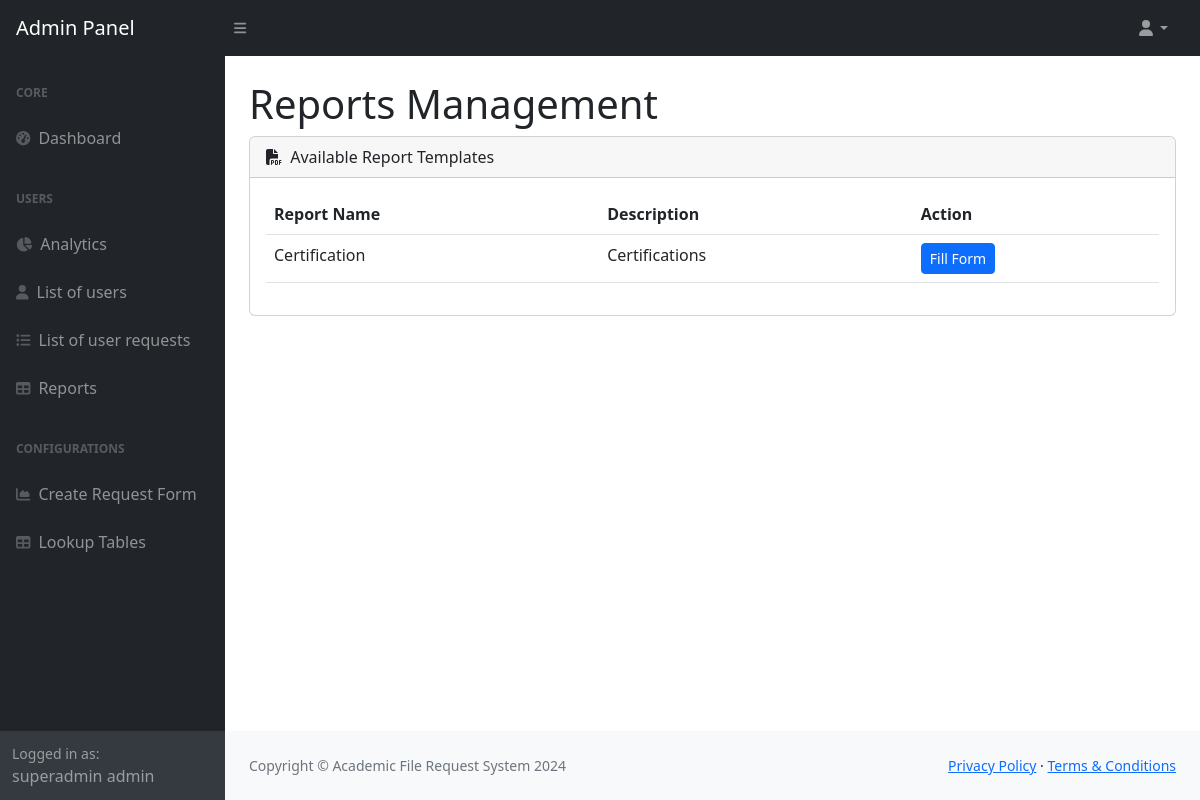
The app's page /admin-panel/reports/ (signed in) with its own data.
### onlinerequest/models.py (models this page shows, shortened)
class Record(models.Model):
    user_number = models.CharField(max_length=10)
    first_name = models.CharField(max_length=64)
    last_name = models.CharField(max_length=64)
    course_code = models.CharField(max_length=5)
    middle_name = models.CharField(max_length=64, default='De Guz Man')
    contact_no = models.IntegerField(default='09667614313')
    entry_year_from = models.IntegerField()
    entry_year_to = models.IntegerField()

class ReportTemplate(models.Model):
    name = models.CharField(max_length=255)
    template_file = models.FileField(upload_to='reports/templates/')
    description = models.CharField(max_length=500)
    created_at = models.DateTimeField(auto_now_add=True)

### onlinerequest/views/admin_reports.py (the view)
# urls.py: path('admin-panel/reports/', admin_reports.admin_reports, name='admin_reports'),
def admin_reports(request):
    templates = ReportTemplate.objects.all()
    return render(request, 'admin/admin_reports.html', {'templates': templates})

### onlinerequest/context_processors.py (called while the page is built)
def user_record(request):
    if request.user.is_authenticated:
        try:
            user_record = Record.objects.get(user_number=request.user.student_number)
            return {'user_record': user_record}
        except Record.DoesNotExist:
            return {'user_record': None}
    return {'user_record': None}

def request_forms(request):
    request_forms = Request.objects.all()
    return {'request_forms': request_forms}

def user_profile(request):
    if request.user.is_authenticated:
        try:
            profile = Profile.objects.get(user=request.user)
            return {'user_profile': profile}
        except Profile.DoesNotExist:
            return {'user_profile': None}
    return {'user_profile': None}

def user_requests(request):
    if request.user.is_authenticated:
        from onlinerequest.models import User_Request
        user_requests = User_Request.objects.filter(user=request.user)
        return {'user_requests_global': user_requests}
    return {'user_requests_global': []}

def courses(request):
    all_courses = Course.objects.all()
    return {'all_courses': all_courses}

### onlinerequest/templates/admin/admin_reports.html (shortened to what this page needs)
{% load static %}
<!DOCTYPE html>
<html lang="en">
    <head>
        {% include 'header.html' %}
    </head>
    <body class="sb-nav-fixed">
        {% include 'admin/admin-topnav.html' %}
        <div id="layoutSidenav">
            {% include 'admin/admin-sidenav.html' %}
            <div id="layoutSidenav_content">
                <main>
                    <div class="container-fluid px-4">
                        <h1 class="mt-4">Reports Management</h1>
                        <div class="card mb-4">
                            <div class="card-header">
                                <i class="fas fa-file-pdf me-1"></i>
                                Available Report Templates
                            </div>
                            <div class="card-body">
                                <table class="table table-hover">
                                    <thead>
                                        <tr>
                                            <th>Report Name</th>
                                            <th>Description</th>
                                            <th>Action</th>
                                        </tr>
                                    </thead>
                                    <tbody>
                                        {% for template in templates %}
                                        <tr>
                                            <td>{{ template.name }}</td>
                                            <td>{{ template.description }}</td>
                                            <td>
                                                <a href="{% url 'admin_report_form' template.id %}" class="btn btn-primary btn-sm">
                                                    Fill Form
                                                </a>
                                            </td>
                                        </tr>
                                        {% endfor %}
                                    </tbody>
                                </table>
                            </div>
                        </div>
                    </div>
                </main>
                <footer class="py-4 bg-light mt-auto">
                    <div class="container-fluid px-4">
                        <div class="d-flex align-items-center justify-content-between small">
                            <div class="text-muted">Copyright © Academic File Request System 2024</div>
                            <div>
                                <a href="#">Privacy Policy</a>
                                ·
                                <a href="#">Terms & Conditions</a>
                            </div>
                        </div>
                    </div>
                </footer>
            </div>
        </div>
    </body>
</html>

### onlinerequest/templates/admin/admin-sidenav.html (shortened to what this page needs)
<div id="layoutSidenav_nav">
    <nav class="sb-sidenav accordion sb-sidenav-dark" id="sidenavAccordion">
        <div class="sb-sidenav-menu">
            <div class="nav">
                <div class="sb-sidenav-menu-heading">Core</div>
                <a class="nav-link" href="/admin-panel/dashboard/">
                    <div class="sb-nav-link-icon"><i class="fas fa-tachometer-alt"></i></div>
                    Dashboard
                </a>
                <div class="sb-sidenav-menu-heading">Users</div>
                <a class="nav-link" href="/admin-panel/analytics/">
                    <div class="sb-nav-link-icon"><i class="fas fa-chart-pie"></i></div>
                    Analytics
                </a>
                <a class="nav-link" href="/admin-panel/user-records/">
                    <div class="sb-nav-link-icon"><i class="fas fa-user"></i></div>
                    List of users
                </a>
                <a class="nav-link" href="/admin-panel/user-request/">
                    <div class="sb-nav-link-icon"><i class="fas fa-list-ul"></i></div>
                    List of user requests
                </a>
                <a class="nav-link" href="/admin-panel/reports/">
                    <div class="sb-nav-link-icon"><i class="fas fa-table"></i></div>
                    Reports
                </a>
                <div class="sb-sidenav-menu-heading">Configurations</div>
                <a class="nav-link" href="/admin-panel/request/">
                    <div class="sb-nav-link-icon"><i class="fas fa-chart-area"></i></div>
                    Create Request Form
                </a>
                <a class="nav-link" href="/admin-panel/codetable/">
                    <div class="sb-nav-link-icon"><i class="fas fa-table"></i></div>
                    Lookup Tables
                </a>
            </div>
        </div>
        <div class="sb-sidenav-footer">
            <div class="small">Logged in as:</div>
            {{ user_record.first_name|default:'Username' }} {{ user_record.last_name|default:'' }}
        </div>
    </nav>
</div>

### records on screen
Record: first_name "superadmin", last_name "admin"
ReportTemplate: name "Certification", description "Certifications"
